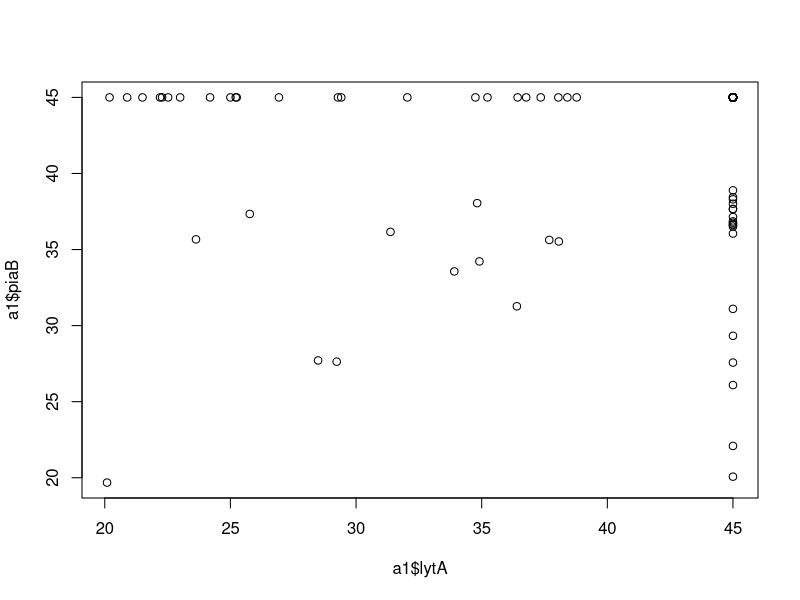
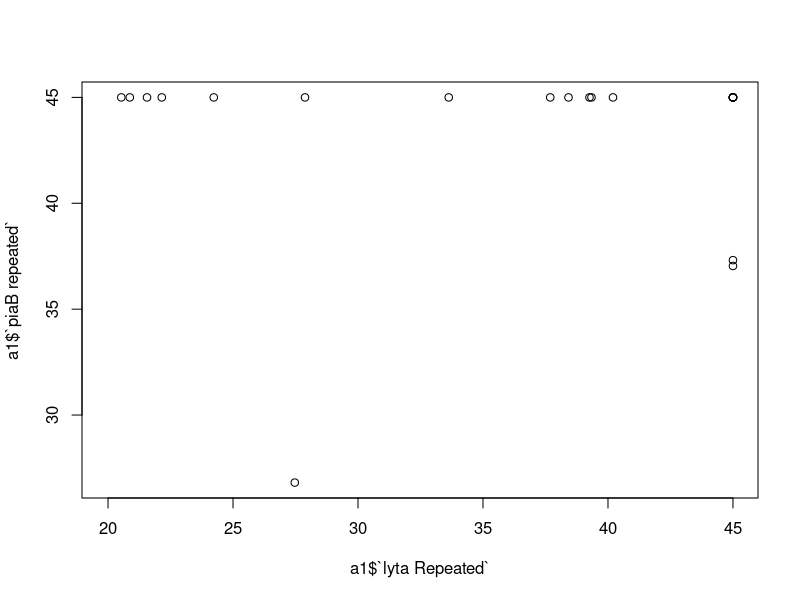
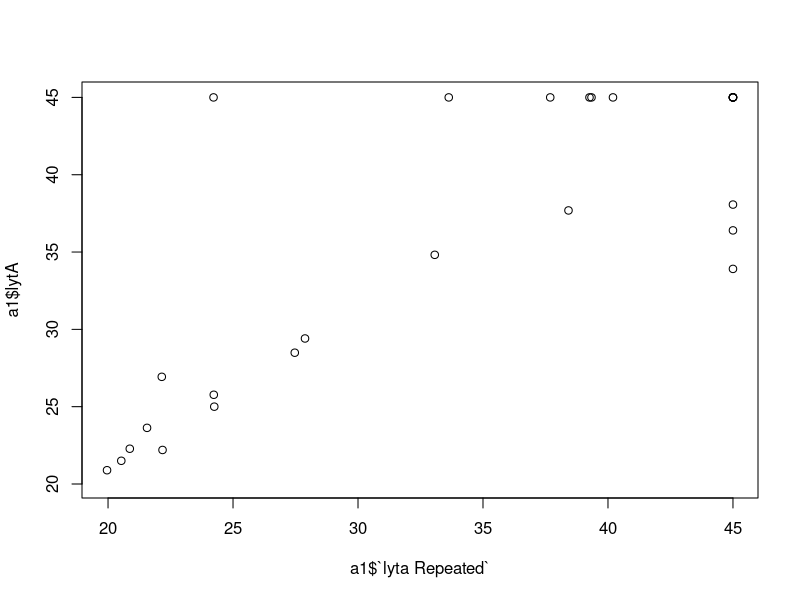
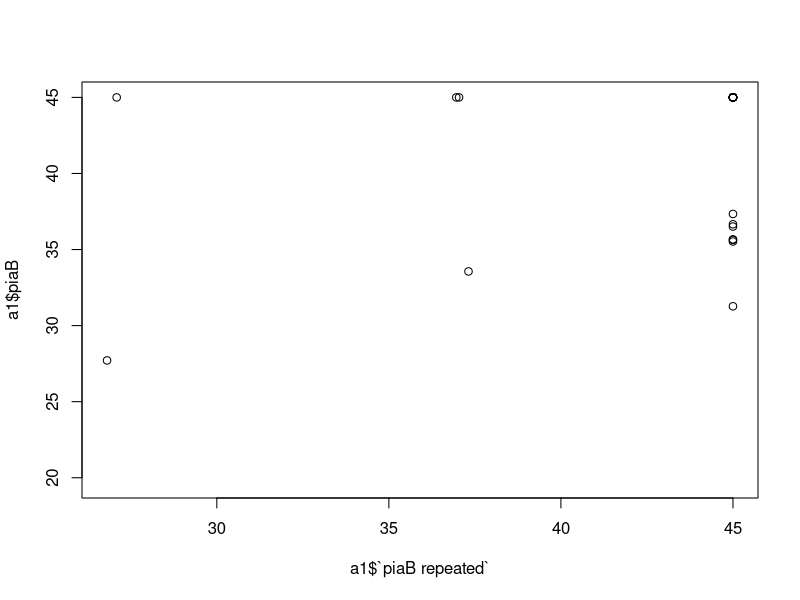

R code for these plots, in order:
## ---- chunk 1
knitr::opts_chunk$set(echo = TRUE)
library(readxl)
library(reshape2)
## ---- chunk 2
# a1 <-read_excel("./Data/A148_scope_2021_05_19.xlsx", skip=19)
# a2 <-read_excel("./Data/A149_scope_2021_05_19.xlsx", skip=19)
# a3 <-read_excel("./Data/A150_scope_2021_05_24.xlsx", skip=19)
# a4 <-read_excel("./Data/A147-A148_2021_05_24.xlsx", skip=19)

a1 <-read_excel('./Data/SCOPE_Master_20210108.xlsx', sheet='COM SAL')

a1$lytA[is.na(a1$lytA)] <- 45
a1$piaB[is.na(a1$piaB)] <- 45

a1$`lyta Repeated`[is.na(a1$`lyta Repeated`) & !is.na(a1$`DNA Date repeat`)] <- 45

a1$`piaB repeated`[is.na(a1$`piaB repeated`) & !is.na(a1$`DNA Date repeat`)] <- 45

a1$pos.initial <- a1$lytA<45 & a1$piaB<45
a1$pos.repeat <- a1$`lyta Repeated`<45 & a1$`piaB repeated`<45

a1$pos.both <- a1$pos.initial
a1$pos.both[a1$pos.repeat==0 & a1$pos.initial==1] <- 0

a1 <- a1[!is.na(a1$`DNA date`),] # only keep row if DNA has been extracted

b1 <- a1[c("Household #",'timeline','dw_id_full','pos.both')]
names(b1) <- c('hh','timeline','full_id','pos')
b1$full_id <- sub("\\.[0-9]+$", "", b1$full_id)


## ---- chunk 3
plot(a1$lytA,a1$piaB)
plot(a1$`lyta Repeated`,a1$`piaB repeated`)
plot(a1$`lyta Repeated`,a1$lytA)

plot(a1$`piaB repeated`,a1$piaB)

## ---- chunk 4
b1.m <- melt(b1, id.vars=c('hh','timeline','full_id'))

b1.c <- acast(b1.m, timeline~hh~full_id, fill=NA)

